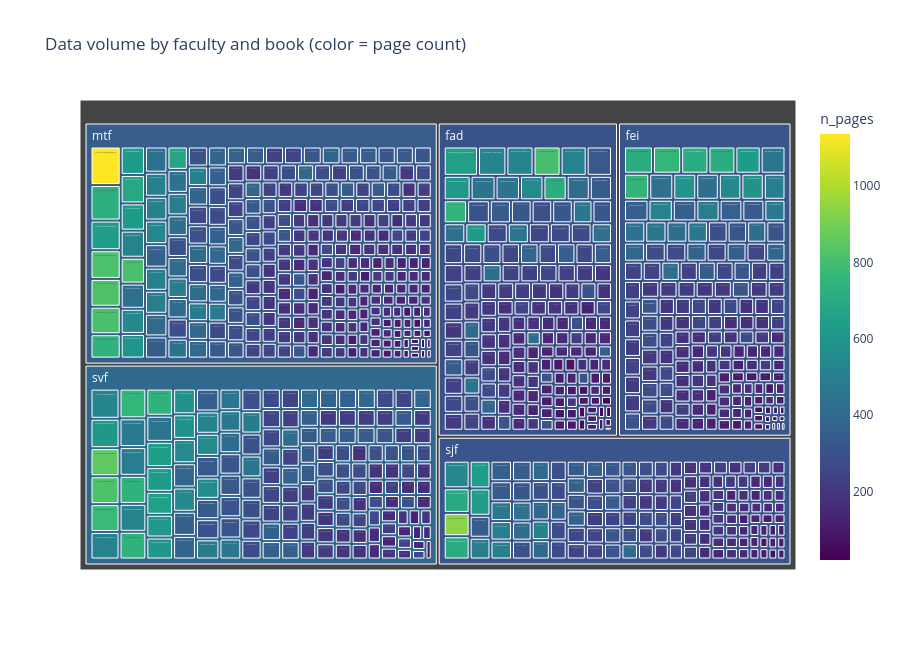

Here is the notebook cell this chart was saved with:
### Code cell
# Every book at a glance — area = data volume, hover for details, click a faculty to zoom in
fig = px.treemap(
    books_df[books_df.n_pages > 0],
    path=["faculty", "book_id"],
    values="size_gb",
    color="n_pages",
    color_continuous_scale="Viridis",
    title="Data volume by faculty and book (color = page count)",
    hover_data={"size_gb": ":.2f", "n_pages": True},
)
fig.update_layout(height=650)
fig.show()

### Figure 1 — Plotly figure (JSON) as saved in the notebook; plotly's stock layout.template omitted (floating-point values rounded to 4 significant figures; data arrays with more than 128 entries replaced by an {"elided": "..."} marker saying what was removed)
{"data": [{"branchvalues": "total", "customdata": {"elided": "885x2 float values"}, "domain": {"x": [0, 1], "y": [0, 1]}, "hovertemplate": "labels=%{label}<br>size_gb=%{customdata[0]:.2f}<br>parent=%{parent}<br>id=%{id}<br>n_pages=%{color}<extra></extra>", "ids": {"elided": "885 str values"}, "labels": {"elided": "885 str values"}, "marker": {"coloraxis": "coloraxis", "colors": {"elided": "885 float values"}}, "name": "", "parents": {"elided": "885 str values"}, "type": "treemap", "values": {"elided": "885 float values"}}], "layout": {"coloraxis": {"autocolorscale": false, "colorbar": {"title": {"text": "n_pages"}}, "colorscale": [[0, "#440154"], [0.1111, "#482878"], [0.2222, "#3e4989"], [0.3333, "#31688e"], [0.4444, "#26828e"], [0.5556, "#1f9e89"], [0.6667, "#35b779"], [0.7778, "#6ece58"], [0.8889, "#b5de2b"], [1, "#fde725"]]}, "height": 650, "legend": {"tracegroupgap": 0}, "title": {"text": "Data volume by faculty and book (color = page count)"}}}
